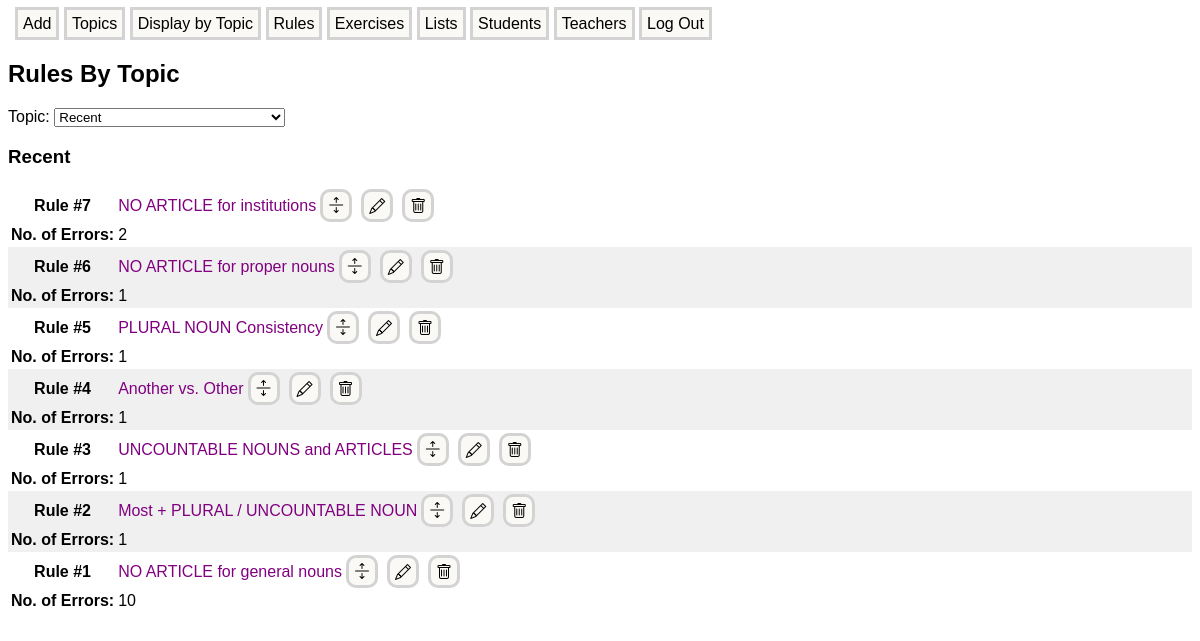
/rules, run on an earlier commit of the app's database.
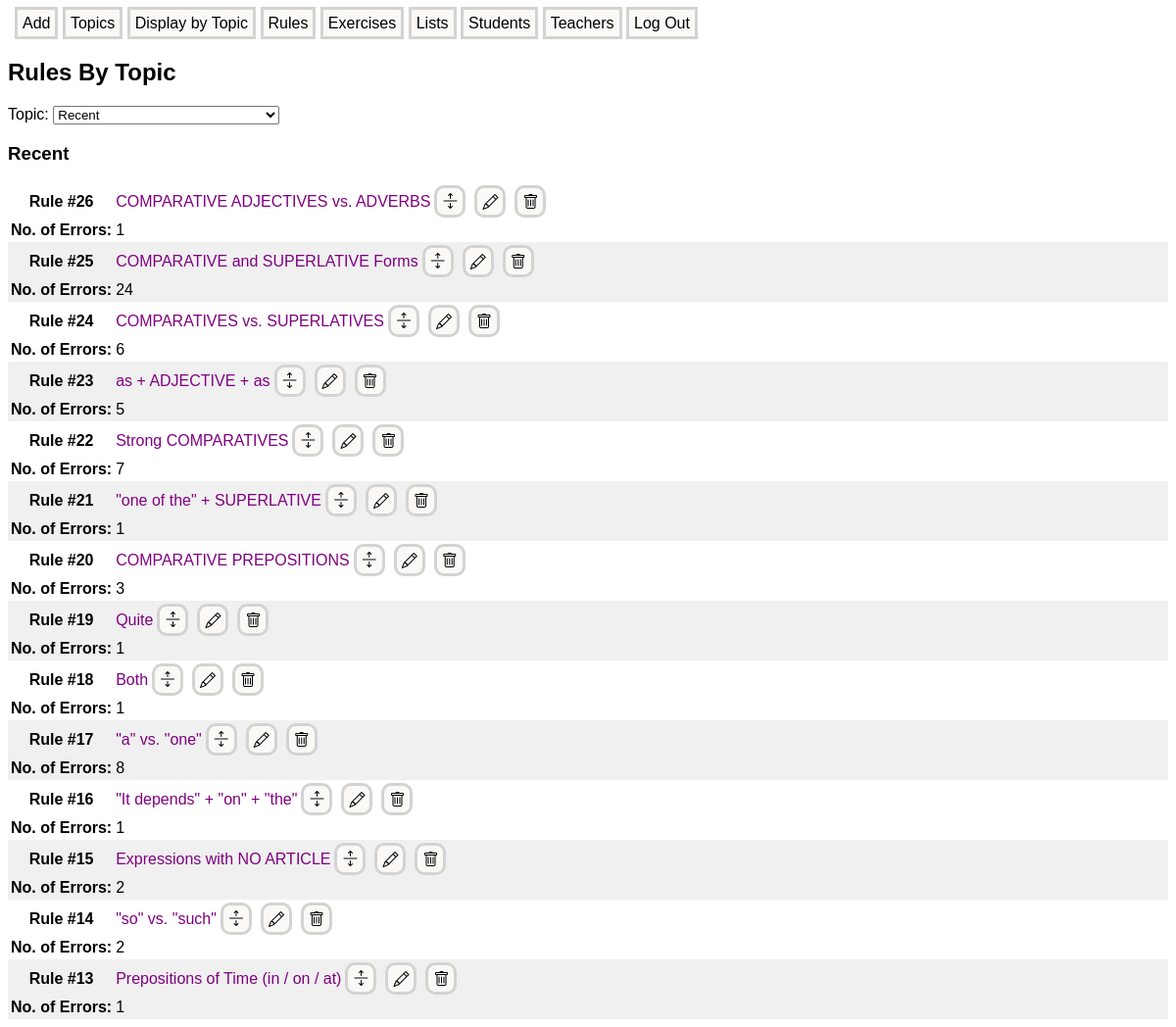
And on a later commit of the database.
### models.py (models this page shows)
class Rule(db.Model):
    id = db.Column(db.Integer, primary_key = True)
    rule_name = db.Column(db.String(200), index = True, unique = True, nullable = False)
    rule_text = db.Column(db.Text, index = False, unique = True)
    examples = db.relationship('Example', backref = 'rule', lazy = 'joined', cascade = 'all, delete-orphan')
    rule_topics = db.relationship('RuleTopic', backref = 'rule', lazy = 'joined', cascade = 'all, delete-orphan')
    rule_errors = db.relationship('ErrorRule', backref = 'rule', lazy = 'joined', cascade = 'all, delete-orphan')
    entered = db.Column(db.DateTime, default = datetime.now(timezone.utc))
    last_edited = db.Column(db.DateTime, default = datetime.now(timezone.utc))
    comments = db.relationship('Comment', backref = 'rule', lazy = 'joined', cascade = 'all, delete-orphan')

### app.py (the view)
@app.route('/rules', methods=['GET', 'POST'])
def rules():
    all_topics = Topic.query.order_by(Topic.topic_name).all()
    topic_select_options = [('', 'Recent')] + [(topic.id, topic.topic_name) for topic in all_topics]
    select_topic_form = SelectTopicForm(csrf_enabled=False)
    select_topic_form.selected_topic.choices = topic_select_options
    topic = None
    rules = db.session.query(Rule).outerjoin(RuleTopic).order_by(desc(Rule.id)).limit(20).all()
    if request.method == 'POST' and select_topic_form.validate_on_submit():
        topic_id = select_topic_form.selected_topic.data
        topic = Topic.query.get(topic_id)
        if topic:
            rules = db.session.query(Rule).outerjoin(RuleTopic).filter(RuleTopic.topic_id==topic.id).order_by(desc(Rule.id)).all()
    return render_template('rules.html', rules=rules, topic=topic, select_topic_form=select_topic_form)

### forms.py
class SelectTopicForm(FlaskForm):
    selected_topic = SelectField('Topic:', choices = [])
    submit = SubmitField('Submit')

### templates/rules.html (shortened to what this page needs)
{% extends "base.html" %}
{% block content %}
<h2>Rules By Topic</h2>
<form method="POST" action="{{ url_for('rules') }}" id="selectTopicForm">
    {{ select_topic_form.selected_topic.label }}
    {{ select_topic_form.selected_topic(onchange="submitForm()") }}
</form>
{% if topic.topic_name %}
    <h3>{{ topic.topic_name }}</h3>
    {% else %}
    <h3>Recent</h3>
{% endif %}
{% for rule in rules %}
<div class="entry-container">
    <table>
        <tr>
            <th>Rule #{{ rule.id }}</th>
            <td class="rule-name">
                <a class="rule-link" href="{{ url_for('rule', rule_id=rule.id) }}" target="_blank">
                    {{ rule.rule_name }}
                </a>
            </td>
            <td>
                <button class="manage-link expand-icon" onclick="showForm('{{ rule.id }}')" title="Expand"></button>
            </td>
            <td>
                <a class="manage-link edit-icon" href="{{ url_for('edit_rule', rule_id=rule.id) }}" target="_blank" title="Edit"></a>
            </td>
            <td>
                <a class="manage-link trash-icon" href="{{ url_for('delete_rule', rule_id=rule.id) }}"
                        onclick="return confirmRuleDelete();" title="Delete"></a>
            </td>
        </tr>
        <tr>
            <th>No. of Errors:</th>
            <td>{{ rule.rule_errors | length }}</td>
    </table>
</div>
{% endfor %}
{% endblock %}

What changed in the data, as far as the page shows it:
no longer on this page (row edited): Rule: id "7", rule_name "NO ARTICLE for institutions", rule_errors|length "2"
no longer on this page (row edited): Rule: id "6", rule_name "NO ARTICLE for proper nouns", rule_errors|length "1"
no longer on this page (row edited): Rule: id "5", rule_name "PLURAL NOUN Consistency", rule_errors|length "1"
no longer on this page (row edited): Rule: id "4", rule_name "Another vs. Other", rule_errors|length "1"
no longer on this page (row edited): Rule: id "3", rule_name "UNCOUNTABLE NOUNS and ARTICLES", rule_errors|length "1"
no longer on this page (row edited): Rule: id "2", rule_name "Most + PLURAL / UNCOUNTABLE NOUN", rule_errors|length "1"
no longer on this page (row edited): Rule: id "1", rule_name "NO ARTICLE for general nouns", rule_errors|length "10"
added Rule: id "26", rule_name "COMPARATIVE ADJECTIVES vs. ADVERBS", rule_errors|length "1"
added Rule: id "25", rule_name "COMPARATIVE and SUPERLATIVE Forms", rule_errors|length "24"
added Rule: id "24", rule_name "COMPARATIVES vs. SUPERLATIVES", rule_errors|length "6"
added Rule: id "23", rule_name "as + ADJECTIVE + as", rule_errors|length "5"
added Rule: id "22", rule_name "Strong COMPARATIVES", rule_errors|length "7"
added Rule: id "21", rule_name "\"one of the\" + SUPERLATIVE", rule_errors|length "1"
added Rule: id "20", rule_name "COMPARATIVE PREPOSITIONS", rule_errors|length "3"
added Rule: id "19", rule_name "Quite", rule_errors|length "1"
added Rule: id "18", rule_name "Both", rule_errors|length "1"
added Rule: id "17", rule_name "\"a\" vs. \"one\"", rule_errors|length "8"
added Rule: id "16", rule_name "\"It depends\" + \"on\" + \"the\"", rule_errors|length "1"
added Rule: id "15", rule_name "Expressions with NO ARTICLE", rule_errors|length "2"
added Rule: id "14", rule_name "\"so\" vs. \"such\"", rule_errors|length "2"
added Rule: id "13", rule_name "Prepositions of Time (in / on / at)", rule_errors|length "1"
